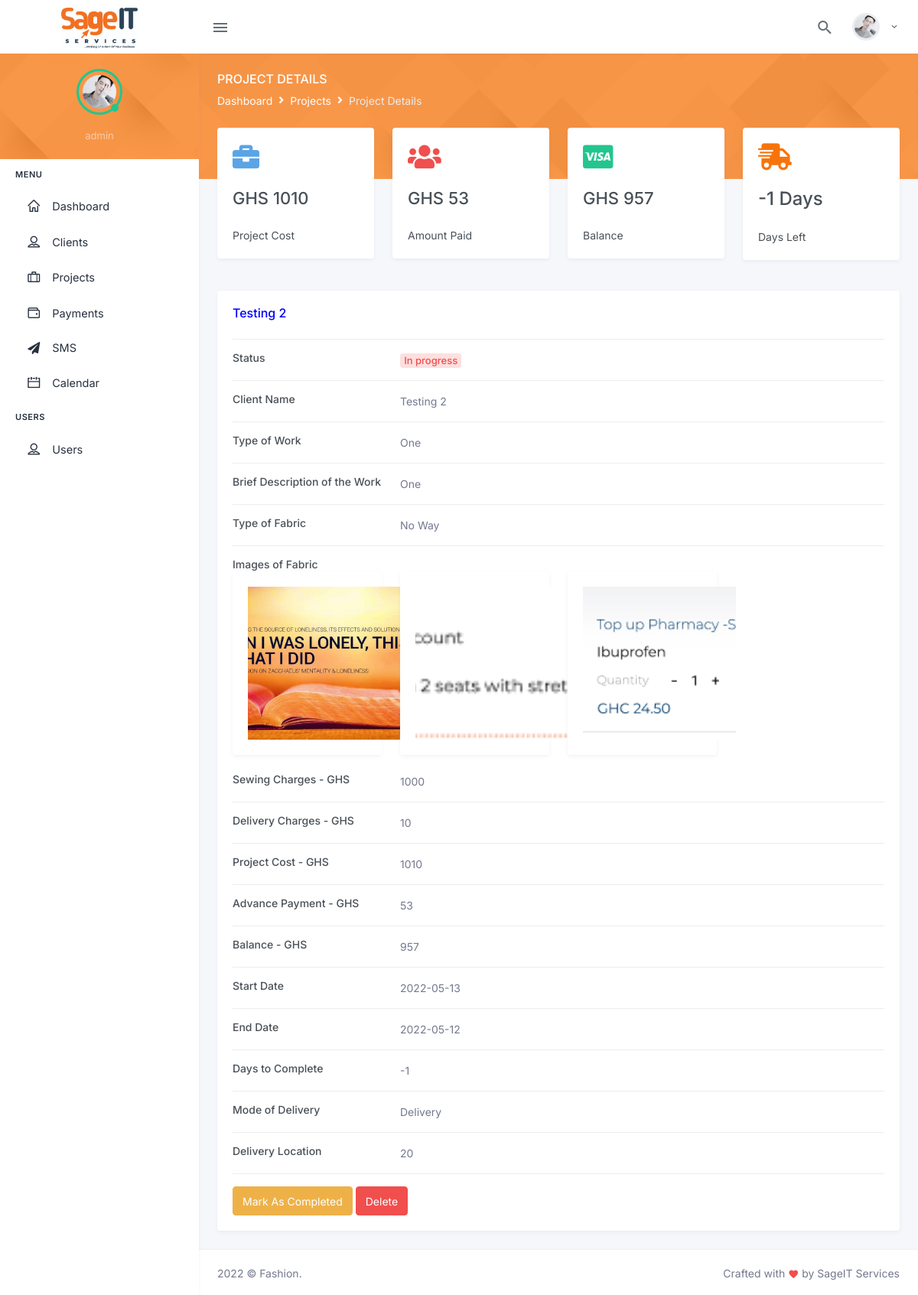
The app's page /project-details.php?ref=28 (signed in) with its own data.
### tables this page shows
CREATE TABLE `projects` (
  `project_id` bigint(25) NOT NULL,
  `customer_id` bigint(30) NOT NULL,
  `client` varchar(255) NOT NULL,
  `status` int(11) NOT NULL DEFAULT 0,
  `type_of_work` varchar(255) NOT NULL,
  `description` varchar(255) NOT NULL,
  `type_of_fabric` varchar(255) NOT NULL,
  `sewing_charges` varchar(255) NOT NULL,
  `delivery_charges` varchar(255) NOT NULL,
  `project_cost` varchar(255) NOT NULL,
  `advance_payment` varchar(255) NOT NULL,
  `balance` varchar(255) NOT NULL,
  `start_date` date NOT NULL,
  `end_date` date NOT NULL,
  `days_to_complete` varchar(255) NOT NULL,
  `mode_of_delivery` varchar(255) NOT NULL,
  `delivery_location` varchar(255) NOT NULL,
  `temp_img_upload_id` int(11) NOT NULL DEFAULT 0,
  `added_by` varchar(255) NOT NULL
);

CREATE TABLE `clients` (
  `client_id` bigint(25) NOT NULL,
  `customer_id` int(25) DEFAULT NULL,
  `full_name` varchar(255) NOT NULL,
  `phone_number_1` varchar(255) NOT NULL,
  `phone_number_2` varchar(255) NOT NULL,
  `residential_address` varchar(255) NOT NULL,
  `email` varchar(255) NOT NULL,
  `gender` varchar(255) NOT NULL,
  `male_trouser_waist` varchar(255) DEFAULT NULL,
  `male_trouser_seat` varchar(255) DEFAULT NULL,
  `male_trouser_thigh` varchar(255) DEFAULT NULL,
  `male_trouser_knee` varchar(255) DEFAULT NULL,
  `male_trouser_bass` varchar(255) DEFAULT NULL,
  `male_trouser_lenght` varchar(255) DEFAULT NULL,
  `male_shirt_chest` varchar(255) DEFAULT NULL,
  `male_shirt_back` varchar(255) DEFAULT NULL,
  `male_shirt_short_sleeve` varchar(255) DEFAULT NULL,
  `male_shirt_long_sleeve` varchar(255) DEFAULT NULL,
  `male_shirt_around_arm` varchar(255) DEFAULT NULL,
  `male_shirt_cuff` varchar(255) DEFAULT NULL,
  `male_shirt_lenght` varchar(255) DEFAULT NULL,
  `male_agbada_back` varchar(255) DEFAULT NULL,
  `male_agbada_length` varchar(255) DEFAULT NULL,
  `female_skirt_waist` varchar(255) DEFAULT NULL,
  `female_skirt_hip` varchar(255) DEFAULT NULL,
  `female_skirt_knee` varchar(255) DEFAULT NULL,
  `female_skirt_waist_hip` varchar(255) DEFAULT NULL,
  `female_skirt_waist_knee` varchar(255) DEFAULT NULL,
  `female_skirt_skirt_lenght` varchar(255) DEFAULT NULL,
  `female_dress_bust` varchar(255) DEFAULT NULL,
  `female_dress_under_bust` varchar(255) DEFAULT NULL,
  `female_dress_waist` varchar(255) DEFAULT NULL,
  `female_dress_shoulder` varchar(255) DEFAULT NULL,
  `female_dress_shoulder_nipple` varchar(255) DEFAULT NULL,
  `female_dress_shoulder_under_bust` varchar(255) DEFAULT NULL,
  `female_dress_shoulder_waist` varchar(255) DEFAULT NULL,
  `female_dress_nipple_nipple` varchar(255) DEFAULT NULL,
  `female_dress_shoulder_hip` varchar(255) DEFAULT NULL,
  `female_dress_shoulder_knee` varchar(255) DEFAULT NULL,
  `female_dress_top_lenght` varchar(255) DEFAULT NULL,
  `female_dress_lenght` varchar(255) DEFAULT NULL,
  `female_trouser_waist` varchar(255) DEFAULT NULL,
  `female_trouser_seat` varchar(255) DEFAULT NULL,
  `female_trouser_thigh` varchar(255) DEFAULT NULL,
  `female_trouser_knee` varchar(255) DEFAULT NULL,
  `female_trouser_bass` varchar(255) DEFAULT NULL,
  `female_trouser_lenght` varchar(255) DEFAULT NULL,
  `added_by` varchar(255) DEFAULT NULL,
  `created_on` timestamp NULL DEFAULT current_timestamp(),
  `updated_on` datetime DEFAULT NULL
);

CREATE TABLE `fabric_images` (
  `id` int(11) NOT NULL,
  `project_id` int(11) NOT NULL,
  `image_url` varchar(255) NOT NULL
);

### helpers/functions.php (called while the page is built, shortened)
    <?php
function getClientName($connect, $client_id)
{
    $query = "SELECT * FROM clients WHERE client_id = :client_id";
    $statement = $connect->prepare($query);
    $statement->execute(
        array(
            ":client_id"         =>    $client_id,
        )
    );
    $result = $statement->fetch();
    return empty($result['full_name']) ? 'NONE' : $result['full_name'];
}
function daysBetweenDates($endDate, $startDate){
    $days = (strtotime($endDate) - strtotime($startDate)) / (60 * 60 * 24);
    return $days;
}
?>

### helpers/constants.php (called while the page is built)
<?php
    $IMG_PATH_URL = "http://localhost/fashion/assets/images/";
    $FABRIC_IMG_PATH = $IMG_PATH_URL."fabric/";
?>

### project-details.php (the view, shortened to what this page needs)
<?php
    require_once 'database/config.php';
    require_once 'helpers/functions.php';
    require_once 'helpers/constants.php';
    $project_id = $_GET['ref'];
    $query = "SELECT * FROM projects WHERE project_id = :id";
    $statement = $connect->prepare($query);
    $statement->execute(
      array(
        ":id" => $project_id,
      )
    );
    $result = $statement->fetch();
    $client_name = getClientName($connect, $result['client']);
    $daystoend = daysBetweenDates($result['end_date'],$result['start_date']);
?>
<div class="main-content">
  <div class="page-content">
    <div class="page-title-box">
      <div class="container-fluid">
        <div class="row align-items-center">
          <div class="col-sm-6">
            <div class="page-title">
              <h4>Project Details</h4>
              <ol class="breadcrumb m-0">
                <li class="breadcrumb-item"><a href="dashboard.php">Dashboard</a></li>
                <li class="breadcrumb-item"><a href="project.php">Projects</a></li>
                <li class="breadcrumb-item active">Project Details</li>
              </ol>
            </div>
          </div>
        </div>
      </div>
    </div>
    <div class="container-fluid">
      <div class="page-content-wrapper">
          <div class="row">
            <div class="col-xl-3">
                <div class="card">
                    <div class="card-body">
                        <i class="fas fa-briefcase text-info h1"></i>
                        <h3 class="mt-3 font-size-22">GHS <?= $result['project_cost'] == "" ? 0 : $result['project_cost']; ?></h3>
                        <div class="mt-3">
                            <p class="mb-0 mt-4">Project Cost</p>
                        </div>
                    </div>
                </div>
            </div>
            <div class="col-xl-3">
                <div class="card">
                    <div class="card-body">
                          <i class="fas fa-users text-danger h1"></i>
                          <h3 class="mt-3 font-size-22">GHS <?= ucwords($result['advance_payment']); ?></h3>
                          <div class="mt-3">
                              <p class="mb-0 mt-4">Amount Paid</p>
                          </div>
                    </div>
                </div>
            </div>
            <div class="col-xl-3">
                <div class="card">
                    <div class="card-body">
                          <i class="fab fa-cc-visa text-success h1"></i>
                          <h3 class="mt-3 font-size-22">GHS <?= ucwords($result['balance']); ?></h3>
                          <div class="mt-3">
                              <p class="mb-0 mt-4">Balance</p>
                          </div>
                    </div>
                </div>
            </div>
            <div class="col-xl-3">
                <div class="card">
                    <div class="card-body">
                          <i class="fas fa-shipping-fast text-primary h1"></i>
                          <h3 class="mt-3 font-size-24"> <?= $daystoend; ?> Days</h3>
                          <div class="mt-3">
                              <p class="mb-0 mt-4">Days Left</p>
                          </div>
                    </div>
                </div>
            </div>
        </div>
        <div class="card col-md-12">
          <div class="card-body">
             <h4 class="header-title mb-4" style="color :blue"><?= $client_name;?></h4>
              <hr />
            <div class="col-md-12">
                <div class="row">
                    <div class="col-sm-3">
                      <h6 class="mb-0">Status</h6>
                    </div>
                    <div class="col-sm-9 text-secondary">
                    <?php
                      if($result['status'] == 0){?>
                          <span class="badge badge-pill badge-soft-danger font-size-13">In progress</apan>
                      <?php
                      }
                  ?>
                    </div>
                  </div>
                  <hr>
                  <div class="row">
                    <div class="col-sm-3">
                      <h6 class="mb-0">Client Name</h6>
                    </div>
                    <div class="col-sm-9 text-secondary">
                      <?= ucwords($client_name); ?>
                    </div>
                  </div>
                  <hr>
                  <div class="row">
                    <div class="col-sm-3">
                      <h6 class="mb-0">Type of Work</h6>
                    </div>
                    <div class="col-sm-9 text-secondary">
                        <?= ucwords($result['type_of_work']); ?>
                    </div>
                  </div>
                  <hr>
                  <div class="row">
                    <div class="col-sm-3">
                      <h6 class="mb-0">Brief Description of the Work</h6>
                    </div>
                    <div class="col-sm-9 text-secondary">
                      <?= ucwords($result['description']); ?>
                    </div>
                  </div>
                  <hr>
                  <div class="row">
                    <div class="col-sm-3">
                      <h6 class="mb-0">Type of Fabric</h6>
                    </div>
                    <div class="col-sm-9 text-secondary">
                        <?= ucwords($result['type_of_fabric']); ?>
                    </div>
                  </div>
                  <hr>
                  <div class="col-sm-3">
                      <h6 class="mb-0">Images of Fabric</h6>
                    </div>
                  <div class="row">
                    <?php
                      $i_query = "SELECT * FROM fabric_images WHERE project_id = :id";
                      $i_statement = $connect->prepare($i_query);
                      $i_statement->execute(
                        array(
                          ":id" => $project_id
                        )
                      );
                      $i_count = $i_statement->rowCount();
                      $i_result = $i_statement->fetchAll(PDO::FETCH_ASSOC);
                      if($i_count > 0 && !empty($i_result)){
                        foreach($i_result as $i_row){?>
                          <div class="col-xl-3">
                            <div class="card">
                                <div class="card-body">
                                    <img src="<?= $FABRIC_IMG_PATH.$i_row['image_url']?>" width="200" height="200" style="object-fit: cover"/>
                                </div>
                            </div>
                          </div>
                        <?php
                        }
                      }else{?>
                        <p class='mb-4'>No Fabric Images</p>
                      <?php
                      }
                    ?>
                  </div>
                  <div class="row">
                    <div class="col-sm-3">
                      <h6 class="mb-0">Sewing Charges - GHS</h6>
                    </div>
                    <div class="col-sm-9 text-secondary">
                     <?= $result['sewing_charges'] == "" ? 0 : $result['sewing_charges']; ?>
                    </div>
                  </div>
                  <hr>
                  <div class="row">
                    <div class="col-sm-3">
                      <h6 class="mb-0">Delivery Charges - GHS</h6>
                    </div>
                    <div class="col-sm-9 text-secondary">
                        <?= $result['delivery_charges'] == "" ? 0 : $result['delivery_charges']; ?>
                    </div>
                  </div>
                  <hr>
                  <div class="row">
                    <div class="col-sm-3">
                      <h6 class="mb-0">Project Cost - GHS</h6>
                    </div>
                    <div class="col-sm-9 text-secondary">
                        <?= $result['project_cost'] == "" ? 0 : $result['project_cost']; ?>
                    </div>
                  </div>
                  <hr>
                  <div class="row">
                    <div class="col-sm-3">
                      <h6 class="mb-0">Advance Payment - GHS</h6>
                    </div>
                    <div class="col-sm-9 text-secondary">
                        <?= ucwords($result['advance_payment']); ?>
                    </div>
                  </div>
                  <hr>
                  <div class="row">
                    <div class="col-sm-3">
                      <h6 class="mb-0">Balance - GHS</h6>
                    </div>
                    <div class="col-sm-9 text-secondary">
                      <?= ucwords($result['balance']); ?>
                    </div>
                  </div>
                  <hr>
                  <div class="row">
                    <div class="col-sm-3">
                      <h6 class="mb-0">Start Date</h6>
                    </div>
                    <div class="col-sm-9 text-secondary">
                      <?= ucwords($result['start_date']); ?>
                    </div>
                  </div>
                  <hr>
                  <div class="row">
                    <div class="col-sm-3">
                      <h6 class="mb-0">End Date</h6>
                    </div>
                    <div class="col-sm-9 text-secondary">
                    <?= ucwords($result['end_date']); ?>
                    </div>
                  </div>
                  <hr>
                  <div class="row">
                    <div class="col-sm-3">
                      <h6 class="mb-0">Days to Complete</h6>
                    </div>
                    <div class="col-sm-9 text-secondary">
                    <?= $daystoend; ?>
                    </div>
                  </div>
                  <hr>
                  <div class="row">
                    <div class="col-sm-3">
                      <h6 class="mb-0">Mode of Delivery</h6>
                    </div>
                    <div class="col-sm-9 text-secondary">
                    <?= ucwords($result['mode_of_delivery']); ?>
                    </div>
                  </div>
                  <hr>
                  <div class="row">
                    <div class="col-sm-3">
                      <h6 class="mb-0">Delivery Location</h6>
                    </div>
                    <div class="col-sm-9 text-secondary">
                    <?= ucwords($result['delivery_location']); ?>
                    </div>
                  </div>
                  <hr>
                  <div class="row">
                    <div class="col-sm-12">
                    <?php
                        if($result['status'] == 0){?>
                            <button class="btn btn-warning" type="submit" name="mark_as_completed" onclick="markAs(1)">Mark As Completed</button>
                        <?php
                        }
                        else if($result['status'] == 1){?>
                          <button class="btn btn-success" type="submit" name="mark_as_delivered" onclick="markAs(2)">Mark As Delivered</button>
                        <?php
                        }
                    ?>
                      <button class="btn btn-danger" name="delete" onclick="deleteProject(<?= $project_id; ?>)">Delete</button>
                    </div>
                  </div>
                </div>
              </div>
            </div>
          </div>
        </div>
      </div>
    </div>
<?php include_once 'partials/footer.php'; ?>

### records on screen
projects: project_cost "1010", advance_payment "53", balance "957", daystoend "-1", client.full_name "Testing 2", type_of_work "One", description "One", type_of_fabric "No Way", sewing_charges "1000", delivery_charges "10", start_date "2022-05-13", end_date "2022-05-12", mode_of_delivery "Delivery", delivery_location "20"
fabric_images: image_url (picture)
fabric_images: image_url (picture)
fabric_images: image_url (picture)

### other values on screen
$_SESSION['username'] "admin"
